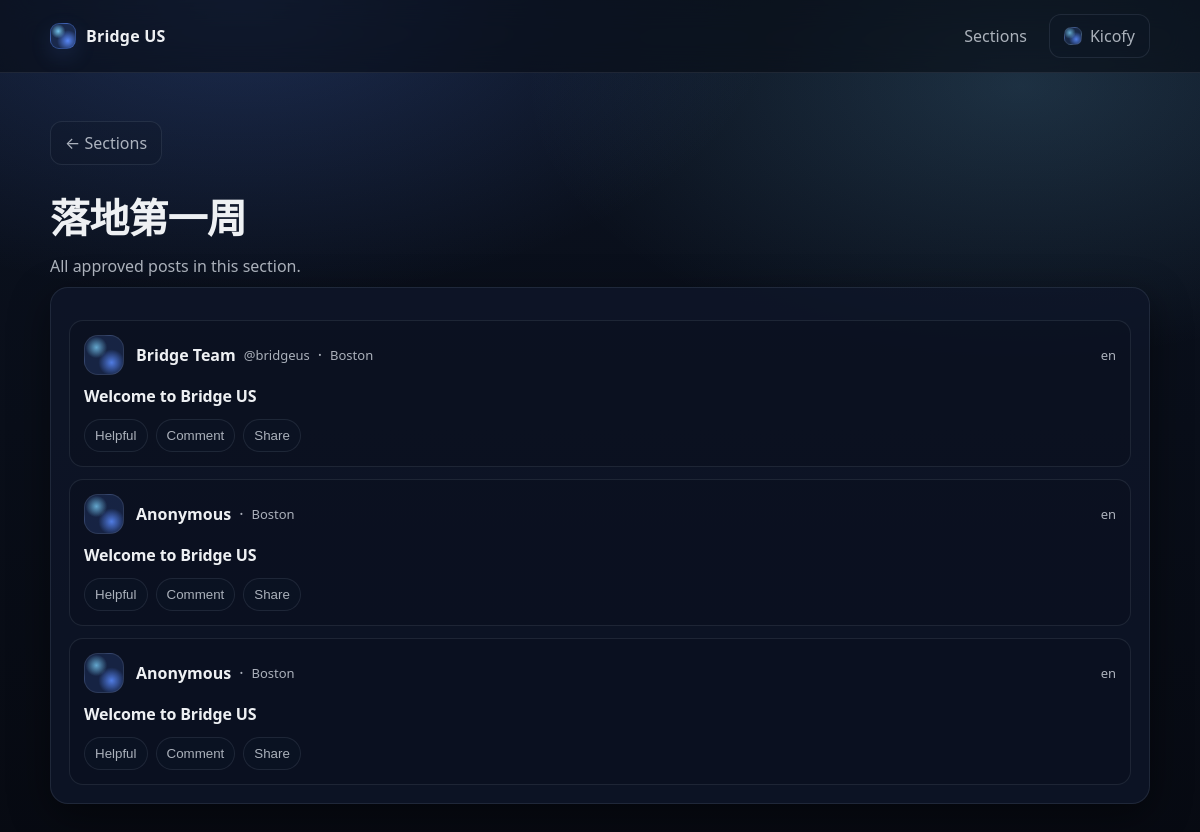
/sections/first_week (signed in), run on the app's committed database.
### tables this page shows
CREATE TABLE users (
              id INTEGER PRIMARY KEY AUTOINCREMENT,
              uid TEXT NOT NULL UNIQUE,
              email TEXT NOT NULL UNIQUE,
              username TEXT NOT NULL,
              password_hash TEXT NOT NULL,
              lang TEXT NOT NULL DEFAULT 'en',
              created_at TEXT NOT NULL DEFAULT (datetime('now'))
            , is_admin INTEGER NOT NULL DEFAULT 0);

CREATE TABLE posts (
              id INTEGER PRIMARY KEY AUTOINCREMENT,
              title TEXT NOT NULL,
              content TEXT NOT NULL,
              city TEXT,
              section TEXT NOT NULL,
              status TEXT NOT NULL,
              source_lang TEXT NOT NULL DEFAULT 'en',
              created_at TEXT NOT NULL DEFAULT (datetime('now')),
              updated_at TEXT NOT NULL DEFAULT (datetime('now'))
            , author_name TEXT, author_handle TEXT, author_user_id INTEGER, reviewed_by_user_id INTEGER, review_note TEXT, reviewed_at TEXT);

### app.py (the view)
    @app.get("/sections/<section_code>")
    def section_posts(section_code: str):
        allowed = {s["code"] for s in inject_i18n_helpers()["sections"]}
        if section_code not in allowed:
            return ("Not found", 404)
        posts = list_approved_posts(limit=50, section=section_code)
        return render_template(
            "section_posts.html",
            posts=posts,
            section_code=section_code,
        )

### db.py (called while the page is built)
def get_db() -> sqlite3.Connection:
    db: Optional[sqlite3.Connection] = g.get("db")
    if db is None:
        db = sqlite3.connect(current_app.config["DATABASE_PATH"])
        db.row_factory = sqlite3.Row
        g.db = db
    return db

def list_approved_posts(
    *, limit: int = 50, city: Optional[str] = None, section: Optional[str] = None
) -> List[Dict[str, Any]]:
    db = get_db()
    q = """
    SELECT id, title, city, section, source_lang, created_at, author_name, author_handle
    FROM posts
    WHERE status = 'approved'
    """
    args: List[Any] = []
    if city:
        q += " AND lower(coalesce(city,'')) = lower(?)"
        args.append(city.strip())
    if section:
        q += " AND section = ?"
        args.append(section)
    q += " ORDER BY id DESC LIMIT ?"
    args.append(limit)
    rows = db.execute(q, tuple(args)).fetchall()
    return [dict(r) for r in rows]

def get_user_by_id(user_id: int) -> Optional[Dict[str, Any]]:
    db = get_db()
    row = db.execute(
        """
        SELECT id, uid, email, username, lang, is_admin, created_at
        FROM users
        WHERE id = ?
        """,
        (user_id,),
    ).fetchone()
    return dict(row) if row else None

### templates/section_posts.html (shortened to what this page needs)
{% extends "base.html" %}
{% block content %}
  <div style="margin-top: 22px;">
    <a class="btn btn-ghost" href="{{ url_for('sections_page') }}">← {{ _("Sections") }}</a>
  </div>
  <section class="hero" style="padding-bottom: 10px;">
    <h1>{{ section_label(section_code) }}</h1>
    <p class="muted">All approved posts in this section.</p>
  </section>
  <section class="card">
    {% if posts and posts|length > 0 %}
      <ul class="feed">
        {% for p in posts %}
          <li class="post-card">
            <div class="post-head">
              <div class="avatar" aria-hidden="true"></div>
              <div class="post-head-main">
                <div class="author-line">
                  <span class="author-name">{{ p.author_name or "Anonymous" }}</span>
                  {% if p.author_handle %}<span class="author-handle">{{ p.author_handle }}</span>{% endif %}
                  {% if p.city %}<span class="dot">·</span><span class="meta">{{ p.city }}</span>{% endif %}
                </div>
              </div>
              <div class="meta">{{ p.source_lang }}</div>
            </div>
            <div class="post-body">
              <a class="post-title" href="{{ url_for('post_detail', post_id=p.id) }}">{{ p.title }}</a>
            </div>
            <div class="post-actions">
              <button class="action" type="button">Helpful</button>
              <button class="action" type="button">Comment</button>
              <button class="action" type="button">Share</button>
            </div>
          </li>
        {% endfor %}
      </ul>
    {% else %}
      <p class="muted">No approved posts in this section yet.</p>
    {% endif %}
  </section>
{% endblock %}

### templates/base.html (shortened to what this page needs)
<!doctype html>
<html lang="{{ get_locale() }}">
  <head>
    <link rel="stylesheet" href="{{ url_for('static', filename='app.css') }}" />
  </head>
  <body>
    <header class="topbar">
      <div class="container">
        <a class="brand brand-link" href="{{ url_for('index') }}">
          <span class="logo" aria-hidden="true"></span>
          <span>Bridge US</span>
        </a>
        <nav class="nav">
          <a href="{{ url_for('sections_page') }}">{{ _("Sections") }}</a>
          {% if current_user %}
            <details class="menu">
              <summary class="btn btn-ghost menu-trigger" aria-label="User menu">
                <span class="avatar-sm" aria-hidden="true"></span>
                <span class="menu-name">{{ current_user.username }}</span>
              </summary>
            </details>
          {% endif %}
        </nav>
      </div>
    </header>
    <main class="container">
      <div class="page">
        {% block content %}{% endblock %}
      </div>
    </main>
  </body>
</html>

### data on the page
users: username "Kicofy"
posts: author_name "Bridge Team", author_handle "@bridgeus", city "Boston", source_lang "en", title "Welcome to Bridge US"
posts: author_name "Anonymous", city "Boston", source_lang "en", title "Welcome to Bridge US"
posts: author_name "Anonymous", city "Boston", source_lang "en", title "Welcome to Bridge US"

### other printed values
{{ section_label(section_code) }} "落地第一周"
